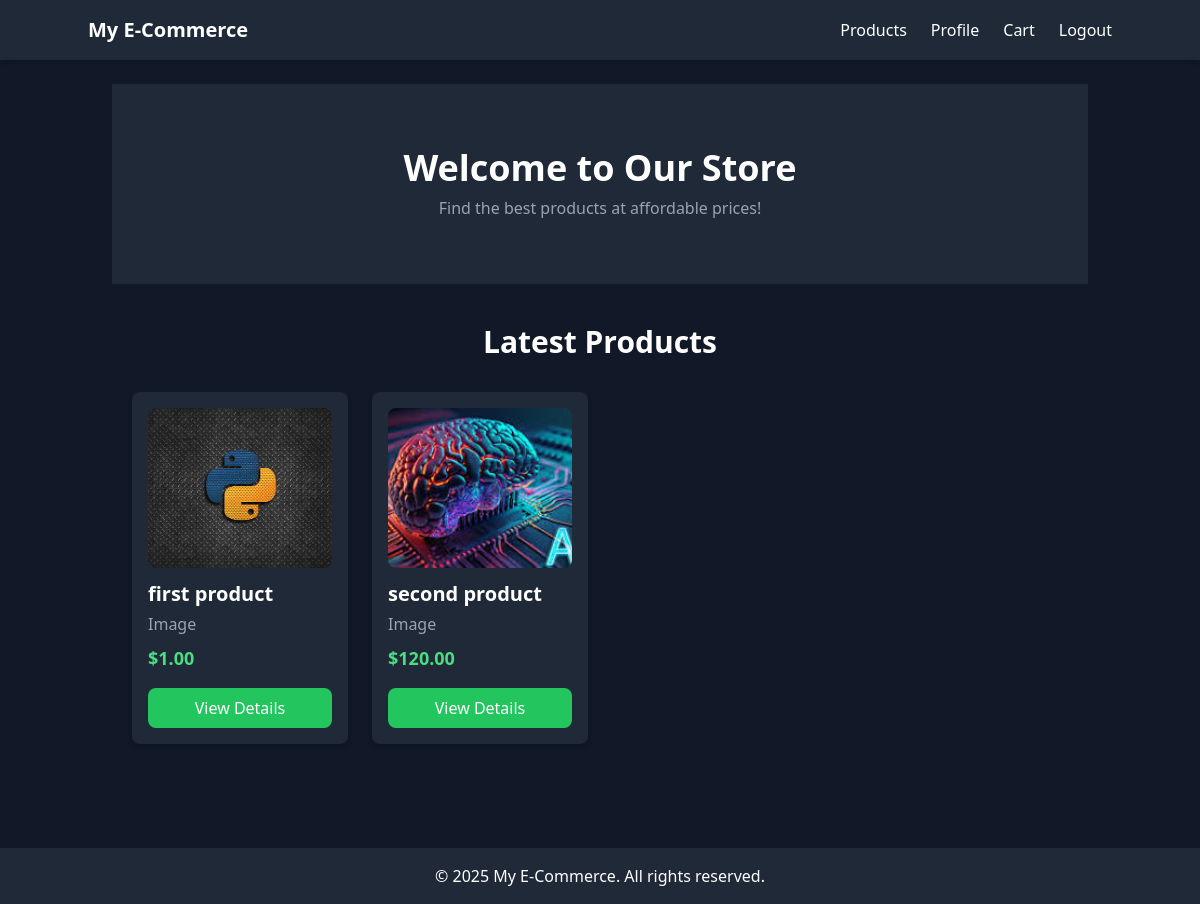
The page / (signed in) on the database as committed earlier.
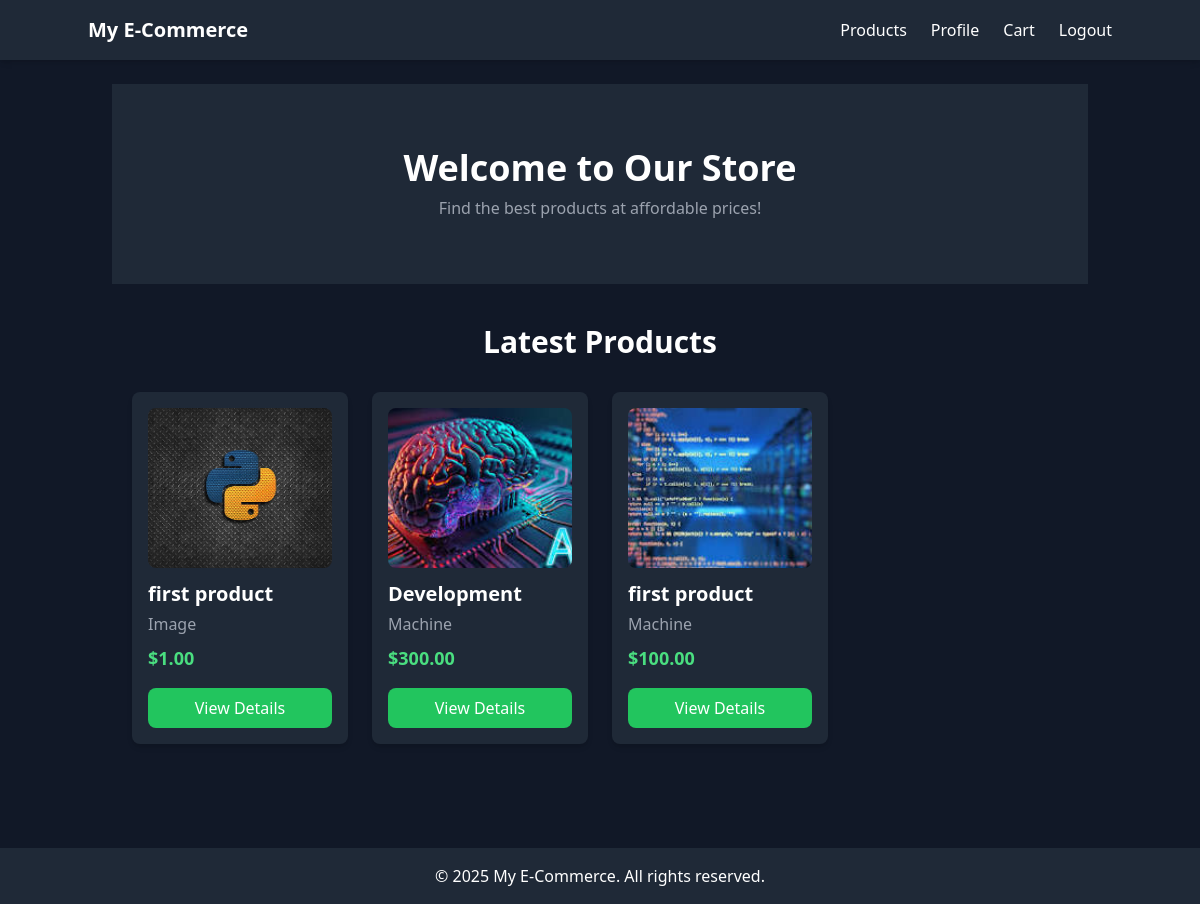
The same page on the database as committed later.
### home/models.py (models this page shows, shortened)
class BaseModel(models.Model):
    created_at = models.DateTimeField(auto_now_add=True)
    updated_at = models.DateTimeField(auto_now=True)
    class Meta:
        abstract = True

class Product(BaseModel):
    product_pic = models.ImageField(upload_to='product_pics/')
    seller = models.ForeignKey(Profile, on_delete=models.CASCADE, related_name='products')
    name = models.CharField(max_length=50)
    price = models.DecimalField(max_digits=5, decimal_places=2)  # Increased max_digits for better pricing
    content=models.TextField()
    quantity = models.PositiveIntegerField()  # Prevent negative quantities
    category = models.ForeignKey(Category, on_delete=models.CASCADE, related_name='categories')

class Category(BaseModel):
    name = models.CharField(max_length=50, unique=True)

### home/views.py (the view)
# urls.py: path('', views.IndexView.as_view(), name='home'),
class IndexView(LoginRequiredMixin, generic.ListView):
    template_name = 'home/index.html'
    model = Product
    context_object_name = 'products'

### home/templates/home/index.html
{% extends 'base.html' %}
{% block content %}
<main class="bg-gray-900 text-white">
    <section class="text-center py-16 bg-gray-800">
        <h2 class="text-4xl font-bold">Welcome to Our Store</h2>
        <p class="mt-2 text-gray-400">Find the best products at affordable prices!</p>
    </section>
    <div class="container mx-auto py-10 px-5">
        <h2 class="text-3xl font-bold text-center mb-8">Latest Products</h2>
        <div class="grid grid-cols-1 sm:grid-cols-2 md:grid-cols-3 lg:grid-cols-4 gap-6">
            {% for product in products %}
            <div class="bg-gray-800 rounded-lg shadow-md p-4">
                <img src="{{ product.product_pic.url }}" alt="{{ product.name }}" class="w-full h-40 object-cover rounded-lg">
                <h3 class="text-xl font-semibold mt-3">{{ product.name }}</h3>
                <p class="text-gray-400 mt-1">{{ product.category.name }}</p>
                <p class="text-lg font-bold text-green-400 mt-2">${{ product.price }}</p>
                <a href="{% url 'product_detail' product.id %}" class="block text-center mt-4 bg-green-500 text-white py-2 rounded-lg hover:bg-green-600">
                    View Details
                </a>
            </div>
            {% endfor %}
        </div>
    </div>
</main>
{% endblock %}

### home/templates/base.html (shortened to what this page needs)
<!DOCTYPE html>
<html lang="en">
<head>
    <script src="https://cdn.tailwindcss.com"></script>
</head>
<body class="bg-gray-900 text-white">
    <nav class="bg-gray-800 p-4 shadow-md">
        <div class="container mx-auto flex justify-between items-center">
            <a href="/" class="text-xl font-bold">My E-Commerce</a>
            <ul class="flex space-x-6">
                <li><a href="{% url 'home' %}" class="hover:text-gray-400">Products</a></li>
                <li><a href="{% url 'profile' %}" class="hover:text-gray-400">Profile</a></li>
                <li><a href="{% url 'cart' %}" class="hover:text-gray-400">Cart</a></li>
                {% if request.user.is_authenticated %}
                 <li><a href="{% url 'logout' %}" class="hover:text-gray-400">Logout</a></li>
                {% else %}
                   <li><a href="{% url 'signup' %}" class="hover:text-gray-400">Signup</a></li>
                <li><a href="/login" class="hover:text-gray-400">Login</a></li>
                {% endif %}
            </ul>
        </div>
    </nav>
    <div class="container mx-auto p-6">
        {% block content %}{% endblock %}
    </div>
    <footer class="bg-gray-800 p-4 text-center mt-10">
        <p>&copy; 2025 My E-Commerce. All rights reserved.</p>
    </footer>
</body>
</html>

Rows that differ between the two databases and show on the page:
removed Product: product_pic (picture), name "second product", category.name "Image", price "120.00"
added Product: product_pic (picture), name "Development", category.name "Machine", price "300.00"
added Product: product_pic (picture), name "first product", category.name "Machine", price "100.00"
